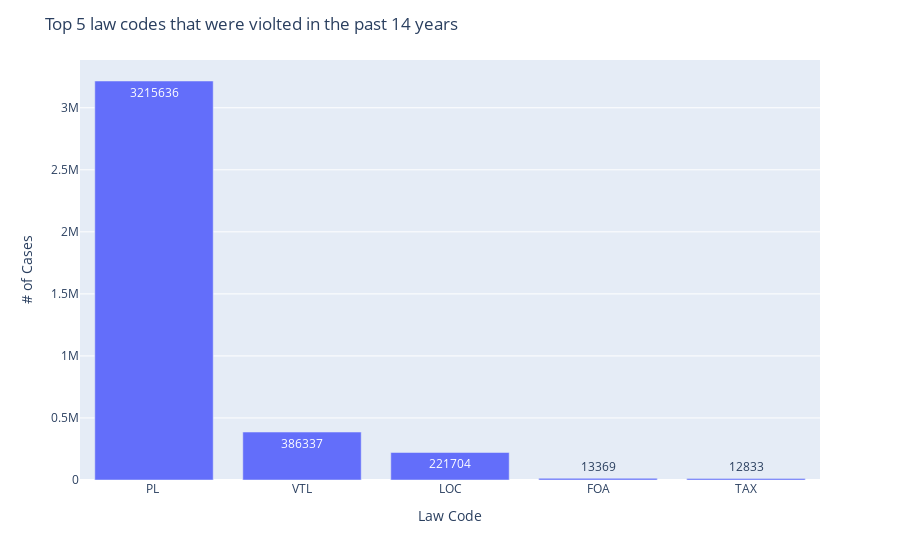

The notebook cell saved with this chart:
### Code cell
fig = px.bar(x=codes, y=code_count,
            text=count)

fig.update_layout(
    title='Top 5 law codes that were violted in the past 14 years',
    xaxis_title="Law Code",
    yaxis_title="# of Cases")

fig.show()

### Figure 1 — Plotly figure (JSON) as saved in the notebook; plotly's stock layout.template omitted (floating-point values rounded to 4 significant figures)
{"data": [{"alignmentgroup": "True", "hovertemplate": "x=%{x}<br>y=%{y}<br>text=%{text}<extra></extra>", "legendgroup": "", "marker": {"color": "#636efa"}, "name": "", "offsetgroup": "", "orientation": "v", "showlegend": false, "text": [3215636, 386337, 221704, 13369, 12833], "textposition": "auto", "type": "bar", "x": ["PL ", "VTL", "LOC", "FOA", "TAX"], "xaxis": "x", "y": [3215636, 386337, 221704, 13369, 12833], "yaxis": "y"}], "layout": {"barmode": "relative", "legend": {"tracegroupgap": 0}, "margin": {"t": 60}, "title": {"text": "Top 5 law codes that were violted in the past 14 years"}, "xaxis": {"anchor": "y", "domain": [0, 1], "title": {"text": "Law Code"}}, "yaxis": {"anchor": "x", "domain": [0, 1], "title": {"text": "# of Cases"}}}}
